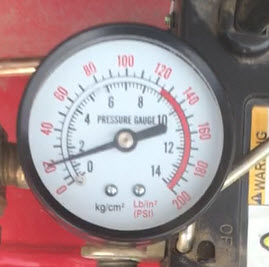
#> input picture data/gauge-1.jpg, 269 x 267 px, given in place of frame35.jpg, which was not available
$ jupyter execute --allow-errors AnalogReader.ipynb   (shell and % lines are left out)   (older library calls are emulated)   (text cells are left out)
#> lines starting #> are read from the running program, lines starting #| are printed output that depends on the picture; after the words box and inside, x2 and y2 are one past the last pixel; in counts of white or black regions, pixels touching at a corner belong together; long printed decimals are rounded; pictures that were not available may be replaced by others from this repository, and a replacement may not be noted
[cell 1]
import cv2
import numpy as np
#import paho.mqtt.client as mqtt
import time
import matplotlib.pyplot as plt
import os
#os.listdir()
import math

[cell 2]
"""START HERE"""
1,256,400
gauge_number = 35
file_type='jpg'
# name the calibration image of your gauge 'gauge-#.jpg', for example 'gauge-5.jpg'.  It's written this way so you can easily try multiple images
###min_angle, max_angle, min_value, max_value, units, x, y, r = calibrate_gauge(gauge_number, file_type)

#feed an image (or frame) to get the current value, based on the calibration, by default uses same image as calibration
image = cv2.imread('../Gauge/frames/Video1//frame%s.%s' % (gauge_number, file_type))
#> image is the input picture: shape (267, 269, 3); mean B, G, R 144.6, 142.7, 162.1
###val = get_current_value(img, min_angle, max_angle, min_value, max_value, x, y, r, gauge_number, file_type)
###print ("Current reading: %s %s" %(val, units))

[cell 3]
plt.imshow(image)

[cell 4]
def avg_circles(circles, b):
    avg_x=0
    avg_y=0
    avg_r=0
    for i in range(b):
        #optional - average for multiple circles (can happen when a gauge is at a slight angle)
        avg_x = avg_x + circles[0][i][0]
        avg_y = avg_y + circles[0][i][1]
        avg_r = avg_r + circles[0][i][2]
    avg_x = int(avg_x/(b))
    avg_y = int(avg_y/(b))
    avg_r = int(avg_r/(b))
    return avg_x, avg_y, avg_r

[cell 5]
def dist_2_pts(x1, y1, x2, y2):
    #print np.sqrt((x2-x1)^2+(y2-y1)^2)
    return np.sqrt((x2 - x1)**2 + (y2 - y1)**2)

[cell 6]
#def calibrate_gauge(gauge_number, file_type):
#gauge_number=5
#file_type='jpg'
'''
    This function should be run using a test image in order to calibrate the range available to the dial as well as the
    units.  It works by first finding the center point and radius of the gauge.  Then it draws lines at hard coded intervals
    (separation) in degrees.  It then prompts the user to enter position in degrees of the lowest possible value of the gauge,
    as well as the starting value (which is probably zero in most cases but it won't assume that).  It will then ask for the
    position in degrees of the largest possible value of the gauge. Finally, it will ask for the units.  This assumes that
    the gauge is linear (as most probably are).
    It will return the min value with angle in degrees (as a tuple), the max value with angle in degrees (as a tuple),
    and the units (as a string).
'''

img = cv2.imread('../Gauge/frames/Video1/frame%s.%s' %(gauge_number, file_type))
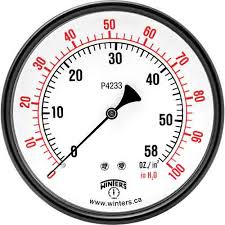
#> input picture data/gauge-3.jpg, 225 x 225 px, given in place of frame35.jpg, which was not available
#> img is the input picture: shape (225, 225, 3); mean B, G, R 205.8, 205.7, 209.7
height, width = img.shape[:2]
gray = cv2.cvtColor(img, cv2.COLOR_BGR2GRAY)  #convert to gray
#gray = cv2.GaussianBlur(gray, (5, 5), 0)
#gray = cv2.medianBlur(gray, 5)

#for testing, output gray image
#cv2.imwrite('gauge-%s-bw.%s' %(gauge_number, file_type),gray)

[cell 7]
plt.imshow(gray)

[cell 8]
#del circles
#detect circles
#restricting the search from 35-48% of the possible radii gives fairly good results across different samples.  Remember that
#these are pixel values which correspond to the possible radii search range.

circles = cv2.HoughCircles(gray, cv2.HOUGH_GRADIENT, 1, 50, np.array([]), 80, 50, int(height*0.35), int(height*0.48))
#> circles = [[112.5, 111.5, 106.3]]

#circles = cv2.HoughCircles(gray, cv2.HOUGH_GRADIENT, 1, 80)

# average found circles, found it to be more accurate than trying to tune HoughCircles parameters to get just the right one

[cell 9]
circles
#> Out = [[112.5, 111.5, 106.3]]

[cell 10]
#del a, b, c,x,y,r

a, b, c = circles.shape
x,y,r = avg_circles(circles, b)
#> the loop in avg_circles, `for i in range(b):` made 1 pass
#> after the loop in avg_circles, `for i in range(b):`: avg_r = 106.3; avg_x = 112.5; avg_y = 111.5
#> in avg_circles, `avg_x = int(avg_x/(b))`: avg_x = 112
#> in avg_circles, `avg_y = int(avg_y/(b))`: avg_y = 111
#> in avg_circles, `avg_r = int(avg_r/(b))`: avg_r = 106
#> x = 112; y = 111; r = 106
print("Radius   ", r, x, y)
#| Radius    106 112 111

#draw center and circle
cv2.circle(img, (x, y), r, (0, 0, 255), 3, cv2.LINE_AA)  # draw circle
#> img: shape (225, 225, 3); 8.87% of pixels changed, all inside (x1, y1, x2, y2) = (3, 2, 222, 221)
cv2.circle(img, (x, y), 2, (0, 255, 0), 3, cv2.LINE_AA)  # draw center of circle
#> img: shape (225, 225, 3); mean B, G, R 202.4, 202.6, 224.3


icircle=circles[0,:][0]
#> icircle = [112.5, 111.5, 106.3]
cropSize = (r*2, r*2)
#> cropSize = (212, 212)
nx=x-int(icircle[0]-cropSize[1]//2)
#> nx = 106
ny=y-int(icircle[1]-cropSize[0]//2)
#> ny = 106

print(nx,ny)
#| 106 106


cropCoords = (max(0, icircle[1]-cropSize[0]//2),min(img.shape[0], icircle[1]+cropSize[0]//2),
                  max(0, icircle[0]-cropSize[1]//2),min(img.shape[1], icircle[0]+cropSize[1]//2))
#> cropCoords = (5.5, 217.5, 6.5, 218.5)
crop_cimg = img[int(cropCoords[0]):int(cropCoords[1]),int(cropCoords[2]):int(cropCoords[3])]

plt.imshow(crop_cimg)
#plt.imshow(crop_cimg)


#for testing, output circles on image
#cv2.imwrite('gauge-%s-circles.%s' % (gauge_number, file_type), img)


#for calibration, plot lines from center going out at every 10 degrees and add marker
#for i from 0 to 36 (every 10 deg)

'''
goes through the motion of a circle and sets x and y values based on the set separation spacing.  Also adds text to each
line.  These lines and text labels serve as the reference point for the user to enter
NOTE: by default this approach sets 0/360 to be the +x axis (if the image has a cartesian grid in the middle), the addition
(i+9) in the text offset rotates the labels by 90 degrees so 0/360 is at the bottom (-y in cartesian).  So this assumes the
gauge is aligned in the image, but it can be adjusted by changing the value of 9 to something else.
'''
separation = 10.0 #in degrees
interval = int(360 / separation)
p1 = np.zeros((interval,2))  #set empty arrays
p2 = np.zeros((interval,2))
p_text = np.zeros((interval,2))
for i in range(0,interval):
    for j in range(0,2):
        if (j%2==0):
            p1[i][j] = x + 0.9 * r * np.cos(separation * i * 3.14 / 180) #point for lines
        else:
            p1[i][j] = y + 0.9 * r * np.sin(separation * i * 3.14 / 180)
#> after the loop, p1 = 36 pairs, first value 16.6 to 207.4, second value 15.6 to 206.4
text_offset_x = 10
text_offset_y = 5
for i in range(0, interval):
    for j in range(0, 2):
        if (j % 2 == 0):
            p2[i][j] = x + r * np.cos(separation * i * 3.14 / 180)
            p_text[i][j] = x - text_offset_x + 1.2 * r * np.cos((separation) * (i+27) * 3.14 / 180) #point for text labels, i+9 rotates the labels by 90 degrees
        else:
            p2[i][j] = y + r * np.sin(separation * i * 3.14 / 180)
            p_text[i][j] = y + text_offset_y + 1.2* r * np.sin((separation) * (i+27) * 3.14 / 180)  # point for text labels, i+9 rotates the labels by 90 degrees
#> after the loop, p2 = 36 pairs, first value 6 to 218, second value 5 to 217; p_text = 36 pairs, first value -25.2 to 229.2, second value -11.2 to 243.2

#add the lines and labels to the image
for i in range(0,interval):
    cv2.line(img, (int(p1[i][0]), int(p1[i][1])), (int(p2[i][0]), int(p2[i][1])),(0, 255, 0), 2)
    cv2.putText(img, '%s' %(int(i*separation)), (int(p_text[i][0]), int(p_text[i][1])), cv2.FONT_HERSHEY_SIMPLEX, 0.3,(0,0,0),1,cv2.LINE_AA)
#> img: shape (225, 225, 3); mean B, G, R 195.1, 202.1, 215

cv2.imwrite('../Gauge/processed/frame%s-calibration.%s' % (gauge_number, file_type), img)

#get user input on min, max, values, and units
print ('gauge number: %s' %gauge_number)
"""min_angle = 50 #raw_input('Min angle (lowest possible angle of dial) - in degrees: ') #the lowest possible angle
max_angle = 320 #raw_input('Max angle (highest possible angle) - in degrees: ') #highest possible angle
min_value = 0 #raw_input('Min value: ') #usually zero
max_value = 200 #raw_input('Max value: ') #maximum reading of the gauge
units = 'PSI' #raw_input('Enter units: ')"""

# [8 lines of commented-out code are left out]

[cell 11]
plt.imshow(img)

[cell 12]
min_angle = 0 #raw_input('Min angle (lowest possible angle of dial) - in degrees: ') #the lowest possible angle
max_angle = 359 #raw_input('Max angle (highest possible angle) - in degrees: ') #highest possible angle
min_value = 0 #raw_input('Min value: ') #usually zero
max_value = 99 #raw_input('Max value: ') #maximum reading of the gauge
units = 'mm' #raw_input('Enter units: ')

[cell 13]
#def get_current_value(img, min_angle, max_angle, min_value, max_value, x, y, r, gauge_number, file_type):

#for testing purposes
#img = cv2.imread('gauge-%s.%s' % (gauge_number, file_type))

gray2 = cv2.cvtColor(crop_cimg, cv2.COLOR_BGR2GRAY)
#> crop_cimg: shape (212, 212, 3); mean B, G, R 194.3, 202.1, 214.8

[cell 14]
# Set threshold and maxValue
thresh = 175
maxValue = 255
fgbg = cv2.bgsegm.createBackgroundSubtractorMOG()
# [13 lines of commented-out code are left out]
(thresh, dst2) = cv2.threshold(gray2, 128, 255, cv2.THRESH_BINARY_INV | cv2.THRESH_OTSU)
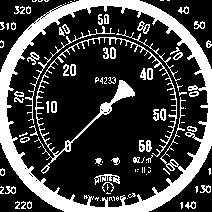
#> dst2: shape (212, 212); 25.7% white; 97 white regions (48 under 20 px), largest, box (x1, y1, x2, y2) and area: (0, 0, 212, 212) 7454, (34, 37, 177, 174) 1457, (25, 26, 115, 124) 297
#> thresh = 166
# found Hough Lines generally performs better without Canny / blurring, though there were a couple exceptions where it would only work with Canny / blurring

gray = cv2.bitwise_not(gray2)
#> gray: shape (212, 212)
bw = cv2.adaptiveThreshold(gray, 255, cv2.ADAPTIVE_THRESH_MEAN_C,cv2.THRESH_BINARY, 15, -2)
#> bw: shape (212, 212); 26.6% white; 118 white regions (69 under 20 px), largest, box (x1, y1, x2, y2) and area: (20, 0, 212, 212) 5885, (0, 0, 126, 212) 3358, (94, 174, 121, 185) 153


dst2 = cv2.medianBlur(dst2, 5)
#> dst2: shape (212, 212); 20.1% white; 89 white regions (63 under 20 px), largest, box (x1, y1, x2, y2) and area: (0, 0, 212, 212) 7335, (77, 80, 135, 137) 425, (96, 175, 119, 183) 111
dst2 = cv2.GaussianBlur(dst2, (5, 5), 0)
dst2 = cv2.Canny(dst2, 50, 150)
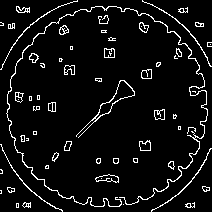
#> dst2: shape (212, 212); 6.4% white in thin lines or dots

fgmask = fgbg.apply(crop_cimg)
#> fgmask: shape (212, 212); every value is 0

"""_, contours, _ = cv2.findContours(dst2, cv2.RETR_LIST, cv2.CHAIN_APPROX_NONE)
for i, c in enumerate(contours):
    # Calculate the area of each contour
    area = cv2.contourArea(c);
    # Ignore contours that are too small or too large
    if area < 1e2 or 1e5 < area:
        continue
    # Draw each contour only for visualisation purposes
    cv2.drawContours(dst2, contours, i, (0, 0, 255), 2);"""

# for testing, show image after thresholding
cv2.imwrite('../Gauge/processed/frame%s-tempdst1.%s' % (gauge_number, file_type), dst2)
#> Out = True

# find lines

[cell 15]
plt.imshow(dst2)

[cell 16]
plt.imshow(bw)

[cell 17]
plt.imshow(fgmask)

[cell 18]
minLineLength = 10
maxLineGap = 0
lines = cv2.HoughLinesP(image=dst2, rho=3, theta=np.pi / 180, threshold=100,minLineLength=minLineLength, maxLineGap=0)  # rho is set to 3 to detect more lines, easier to get more then filter them out later
#> lines = [[80, 135, 90, 125], [91, 124, 102, 114], [82, 129, 92, 119]]

#for testing purposes, show all found lines
"""for i in range(0, len(lines)):
    for x1, y1, x2, y2 in lines[i]:
        cv2.line(img, (x1, y1), (x2, y2), (0, 255, 0), 2)
cv2.imwrite('../Gauge/processed/frame%s-lines-test.%s' %(gauge_number, file_type), img)"""

[cell 19]
lines.shape

[cell 20]
# remove all lines outside a given radius
final_line_list = []
#print "radius: %s" %r
linelength=[]

diff1LowerBound = 0.15 #diff1LowerBound and diff1UpperBound determine how close the line should be from the center
diff1UpperBound = 0.25
diff2LowerBound = 0.5 #diff2LowerBound and diff2UpperBound determine how close the other point of the line should be to the outside of the gauge
diff2UpperBound = 1.0

print("length of lines %d"%len(lines))
#| length of lines 3

for i in range(0, len(lines)):
    for x1, y1, x2, y2 in lines[i]:
        diff1 = dist_2_pts(nx, ny, x1, y1)  # x, y is center of circle
        diff2 = dist_2_pts(nx, ny, x2, y2)  # x, y is center of circle
        #set diff1 to be the smaller (closest to the center) of the two), makes the math easier
        if (diff1 > diff2):
            temp = diff1
            diff1 = diff2
            diff2 = temp
        # check if line is within an acceptable range
        #if (((diff1<diff1UpperBound*r) and (diff1>diff1LowerBound*r) and (diff2<diff2UpperBound*r)) and (diff2>diff2LowerBound*r)):
            line_length = dist_2_pts(nx, nx, x2, y2)
            linelength.append(line_length)
            # add to final list
            final_line_list.append([x1, y1, x2, y2])
#> this loop made 3 passes
#> after the loop, final_line_list has the same summary as lines; line_length = 19.1; linelength = [24.84, 8.94, 19.1]; temp = 33.24

lst=linelength.index(max(linelength))
#> lst = 0

# [9 lines of commented-out code are left out]
if len(final_line_list)>0:
    x1 = final_line_list[lst][0]
#> x1 = 80
    y1 = final_line_list[lst][1]
#> y1 = 135
    x2 = final_line_list[lst][2]
#> x2 = 90
    y2 = final_line_list[lst][3]
#> y2 = 125
    #cv2.line(crop_cimg, (nx, ny), (x2, y2), (0, 255, 0), 2)  removed and added in below if condition

    #for testing purposes, show the line overlayed on the original image
    #cv2.imwrite('gauge-1-test.jpg', img)
    #cv2.imwrite('../Gauge/processed/frame%s-lines-2.%s' % (gauge_number, file_type), img) # FINAL IMAGE WRITE

    #find the farthest point from the center to be what is used to determine the angle
    dist_pt_0 = dist_2_pts(nx, ny, x1, y1)
#> dist_pt_0 = 38.95
    dist_pt_1 = dist_2_pts(nx, ny, x2, y2)
#> dist_pt_1 = 24.84
    if (dist_pt_0 > dist_pt_1):
        x_angle = x1 - nx
#> x_angle = -26
        y_angle = ny - y1
#> y_angle = -29
        cv2.line(crop_cimg, (nx, ny), (x1, y1), (0, 255, 0), 2)
#> crop_cimg: shape (212, 212, 3); mean B, G, R 194.1, 202.5, 214.6
        print("X1 Y1 NX NY",x1,y1, nx , ny)
#| X1 Y1 NX NY 80 135 106 106
    else:
        x_angle = x2 - nx
        y_angle = ny - y2
        cv2.line(crop_cimg, (nx, ny), (x2, y2), (0, 255, 0), 2)
        print("X2 Y2 NX NY",x2,y2, nx , ny)


    print("final line",final_line_list)
#| final line [[80, 135, 90, 125], [91, 124, 102, 114], [82, 129, 92, 119]]
    print("x_angle , y_angle",x_angle, y_angle)
#| x_angle , y_angle -26 -29

    # take the arc tan of y/x to find the angle
    #res = np.arctan2(np.divide(float(y_angle), float(x_angle)))
    res = (np.divide(float(y_angle), float(x_angle)))
#> res = 1.12

    #np.rad2deg(res) #coverts to degrees
    print("arctan angle is %f" % ((res)))
#| arctan angle is 1.115
    # [6 lines of commented-out code are left out]
    res = np.rad2deg(abs(res))
#> res = 63.91

    print("degrees %d" % ((res)))
#| degrees 63

    if x_angle > 0 and y_angle > 0:  #in quadrant I
        final_angle = res
    if x_angle < 0 and y_angle > 0:  #in quadrant II
        final_angle = 270+res
    if x_angle < 0 and y_angle < 0:  #in quadrant III
        final_angle = 180+res
#> final_angle = 243.9
    if x_angle > 0 and y_angle < 0:  #in quadrant IV
        final_angle = 90+res

    print ("final_angle",final_angle)
#| final_angle 243.907

    old_min = float(min_angle)
    old_max = float(max_angle)

    new_min = float(min_value)
    new_max = float(max_value)

    old_value = final_angle
#> old_value = 243.9

    old_range = (old_max - old_min)
    new_range = (new_max - new_min)
    new_value = (((old_value - old_min) * new_range) / old_range) + new_min
#> new_value = 67.26
    cv2.putText(img, str(new_value), (0, 50), cv2.FONT_HERSHEY_SIMPLEX, 1.0, (255, 255, 255), lineType=cv2.LINE_AA)
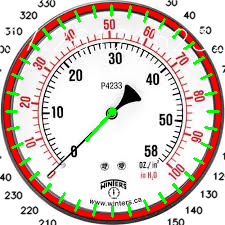
#> img: shape (225, 225, 3); mean B, G, R 195.7, 203.1, 215.3
    cv2.imwrite('../Gauge/processed/frame%s-lines-2.%s' % (gauge_number, file_type), img)
    print(new_value)
#| 67.261
    #return new_value

[cell 21]
plt.imshow(img)

[cell 22]
plt.imshow(img)

[cell 23]
final_line_list[0]
#> Out = [80, 135, 90, 125]

[cell 24]
math.sqrt((final_line_list[0][0]-nx)**2+(final_line_list[0][1]-ny)**2)
#> Out = 38.95

[cell 25]
np.sqrt((final_line_list[0][2]-nx)**2+(final_line_list[0][3]-ny)**2)
#> Out = 24.84

[cell 26]
243+94

[cell 27]
112-52

[cell 28]
plt.imshow(crop_cimg)
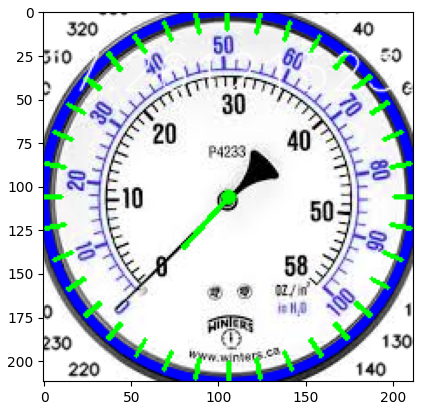
#> figure drawn by matplotlib, 1 panel; B, G, R data is drawn as R, G, B

[cell 29]
cv2.line(crop_cimg,(nx,ny),(int(30),int(300)),(255,0,0),3)
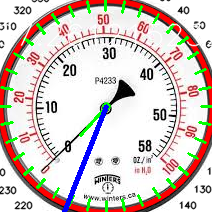
#> crop_cimg: shape (212, 212, 3); mean B, G, R 195.6, 200.3, 212.3

[cell 30]
plt.imshow(crop_cimg)

[cell 31]
math.sqrt((final_line_list[lst][2]-nx)**2+(final_line_list[lst][2]-ny)**2)
#> Out = 22.63

[cell 32]
dX = 30 - 191
dY = 300 - 191
rads = math.atan2 (-dY, dX) #wrong for finding angle/declination?
math.degrees (rads)

[cell 33]
180-146

[cell 34]
180+34

#> (a cell that did not finish here is left out)

[cell 36]
np.linspace(164, 191, 20+1)

[cell 37]
np.column_stack((np.linspace(164, 191, 20+1),np.linspace(154, 191, 20+1)))

[cell 38]
from sklearn.linear_model import LinearRegression

#> (a cell that did not finish here is left out)

[cell 40]
X=(np.linspace(164, 191, 20+1))

[cell 41]
y=np.linspace(154, 191, 20+1)

[cell 42]
y

[cell 43]
X

#> (a cell that did not finish here is left out)

[cell 45]
newX=(np.linspace(100, 150, 20+1))

[cell 46]
newX

#> (a cell that did not finish here is left out)

#> (a cell that did not finish here is left out)

[cell 49]
y

[cell 50]
#extending line


lenab = math.sqrt((200-232)**2+(158-146)**2)
length = 100
cx = 232 + (232-200) / lenab*length
cy = 146 + (146-158) / lenab*length
cv2.line(img,(200,158),(cx,cy),(33,322,122),3)
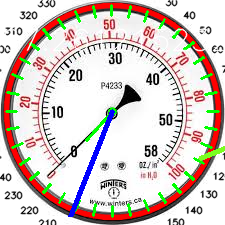
#> img: shape (225, 225, 3); 1.45% of pixels changed, all inside (x1, y1, x2, y2) = (68, 109, 225, 217)
cv2.imshow('Tha',img)

[cell 51]
lenab = math.sqrt((x2-nx)**2+(y2-ny)**2)
#> lenab = 24.84
length = 191
cx = nx + (nx-x2) / lenab*length
#> cx = 229
cy = ny + (ny-y2) / lenab*length
#> cy = -40.1

print(cx,cy)
#| 229.030 -40.098
cv2.line(crop_cimg,(x2,y2),(int(cx),int(cy)),(33,322,122),3)
plt.imshow(crop_cimg)

[cell 52]
lenab = math.sqrt((x1-nx)**2+(y1-ny)**2)
#> lenab = 38.95
length = 191
cx = nx + (nx-x1) / lenab*length
#> cx = 233.5
cy = ny + (ny-y1) / lenab*length
#> cy = -36.21
cv2.line(crop_cimg,(x1,y1),(int(cx),int(cy)),(33,322,122),3)
plt.imshow(crop_cimg)

[cell 53]
lenab = math.sqrt((x2-nx)**2+(y2-ny)**2)
#> lenab = 24.84
length = 191
cx = nx + (nx-x2) / lenab*length
#> cx = 229
cy = ny + (ny-y2) / lenab*length
#> cy = -40.1
#> `circles = cv2.HoughCircles(grey, cv2.HOUGH_GRADIENT, 1, 100)`: circles = [[96.5, 119.5, 85.2]]
cv2.line(crop_cimg,(x2,y2),(int(cx),int(cy)),(33,322,122),3)
plt.imshow(crop_cimg)

[cell 54]
import math

x1, y1 = 112,343
x2, y2 = 191,191
inner_product = x1*x2 + y1*y2
len1 = math.hypot(x1, y1)
len2 = math.hypot(x2, y2)
res= math.acos(inner_product/(len1*len2))
ang = res*180/math.pi
ang = ang * (-1)
print(ang)

[cell 55]
180+27

[cell 56]
195

#> (a cell that did not finish here is left out)

[cell 58]
file_typef='jpg'
#> (the rest of this cell did not finish here and is left out)

#> the loop in avg_circles (call 2), `for i in range(b):` made 1 pass
#> `x,y,r = avg_circles(circles, b)`: x = 96; y = 119; r = 85
#> `cv2.circle(frame, (x, y), r, (0, 0, 255), 3, cv2.LINE_AA)`:
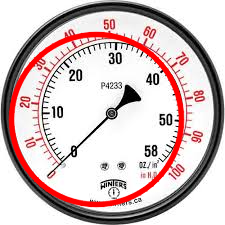
#> frame: shape (225, 225, 3); 7.19% of pixels changed, all inside (x1, y1, x2, y2) = (8, 31, 185, 208)
#> `cropSize = (r*2, r*2)`: cropSize = (170, 170)
#> `icircle=circles[0,:][0]`: icircle = [96.5, 119.5, 85.2]
#> `nx=x-int(icircle[0]-cropSize[1]//2)`: nx = 85
#> `cropCoords = (max(0, icircle[1]-cropSize[0]//2),min(frame.shape[0], ic..`: cropCoords = (34.5, 204.5, 11.5, 181.5)
#> `crop_cimg = frame[int(cropCoords[0]):int(cropCoords[1]),int(cropCoords..`:
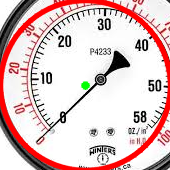
#> crop_cimg: shape (170, 170, 3); mean B, G, R 196.4, 196.8, 222.8
#> after the loop `for i in range(0,interval):`: p1 = 36 pairs, first value 19.5 to 172.5, second value 42.5 to 195.5
#> after the loop `for i in range(0, interval):`: p2 = 36 pairs, first value 11 to 181, second value 34 to 204; p_text = 36 pairs, first value -16 to 188, second value 22 to 226
#> after the loop `for i in range(0,interval):`:
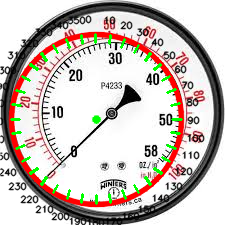
#> frame: shape (225, 225, 3); mean B, G, R 186, 191.5, 201.8
#> `(thresh, dst2) = cv2.threshold(grey, 128, 255, cv2.THRESH_BINARY_INV |..`: thresh = 155
#> (the rest of the program and of its run is left out)
